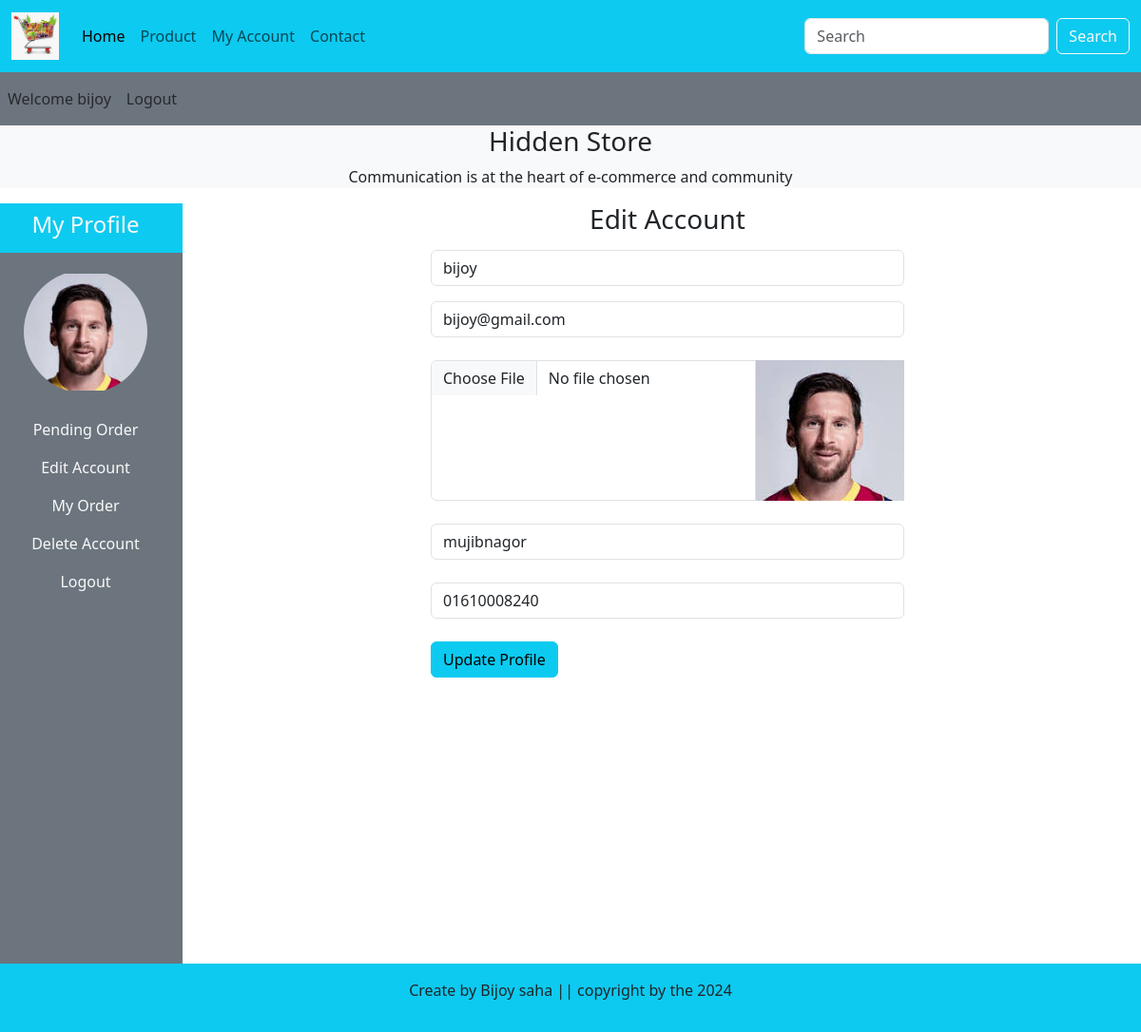
Screenshot of /user_area/user_profile.php?edit_account (signed in) with the database file from the repository.
### tables this page shows
CREATE TABLE `user` (
  `user_id` int(11) NOT NULL,
  `username` varchar(100) NOT NULL,
  `user_email` varchar(250) NOT NULL,
  `user_password` varchar(255) NOT NULL,
  `user_image` varchar(100) NOT NULL,
  `user_ip` varchar(100) NOT NULL,
  `user_address` varchar(255) NOT NULL,
  `user_mobile` varchar(20) NOT NULL
);

### user_area/edit_account.php (the view, shortened to what this page needs)
<!DOCTYPE html>
<html lang="en">
<head>
	<link href="https://cdn.jsdelivr.net/npm/bootstrap@5.3.3/dist/css/bootstrap.min.css" rel="stylesheet">
</head>
<body>
	<h3 class="text-center mb-3">Edit Account</h3>
	<?php
		if(isset($_GET['edit_account'])){
			$username = $_SESSION['username'];
			$select_sql = "SELECT * FROM user WHERE username = '$username'";
			$select_query = mysqli_query($conn,$select_sql);
			$row = mysqli_fetch_assoc($select_query);
			    $user_name = $row['username'];
			    $user_email = $row['user_email'];
			    $user_address = $row['user_address'];
			    $user_mobile = $row['user_mobile'];
			}
	?>
	<form action="" enctype="multipart/form-data" method="post">
		<div class="input-group m-auto mb-3 w-50">
	  	<input type="text" class="form-control" value="<?= $user_name; ?>" name="username">
		</div>
		<div class="input-group m-auto mb-4 w-50">
	  	<input type="email" class="form-control" name="email"  value="<?= $user_email; ?>">
		</div>
		<div class="input-group m-auto mb-4 w-50 d-flex">
	  	<input type="file" class="form-control" name="new_img">
	  	<img src="./user_images/<?= $images; ?>" alt="">
		</div>
		<div class="input-group m-auto mb-4 w-50">
	  	<input type="text" class="form-control" name="address"  value="<?= $user_address; ?>">
		</div>
		<div class="input-group m-auto mb-4 w-50">
	  	<input type="text" class="form-control" name="mobile"  value="<?= $user_mobile; ?>">
		</div>
		<div class="input-group m-auto mb-4 w-50">
	  	<input type="submit" value="Update Profile" class="btn btn-info" name="update_profile">
		</div>
	</form>
</body>
</html>

### user_area/user_profile.php (shortened to what this page needs)
<?php
include "../functions/common_function.php";
?>
<!DOCTYPE html>
<html lang="en">
<head>
	<link rel="stylesheet" href="https://cdnjs.cloudflare.com/ajax/libs/font-awesome/6.5.1/css/all.min.css"/>
	<link href="https://cdn.jsdelivr.net/npm/bootstrap@5.3.3/dist/css/bootstrap.min.css" rel="stylesheet">
	<link rel="stylesheet" href="../style.css" type="text/css">
</head>
<body>
	<div class="container-fluid bg-info p-0">
		<nav class="navbar navbar-expand-lg">
		  <div class="container-fluid">
		    <a class="navbar-brand" href="../index.php"><img src="../images/logo.jpg" alt="" class="logo"></a>
		    <div class="collapse navbar-collapse" id="navbarSupportedContent">
		      <ul class="navbar-nav me-auto mb-2 mb-lg-0">
		        <li class="nav-item">
		          <a class="nav-link active" aria-current="page" href="../index.php">Home</a>
		        </li>
		        <li class="nav-item">
		          <a class="nav-link" href="../all_product.php">Product</a>
		        </li>
		        <?php
		        	if(isset($_SESSION['username'])){
		        		echo "<li class='nav-item'>
		          	<a class='nav-link' href='user_profile.php'>My Account</a>
		        	</li>";
		        	}else{
		        		echo "<li class='nav-item'>
		          	<a class='nav-link' href='user_registation.php'>Register</a>
		        	</li>";
		        	}
		        ?>
		        <li class="nav-item">
		          <a class="nav-link" href="#">Contact</a>
		        </li>
		      </ul>
		      <form class="d-flex" role="search" action="search.php" method="get">
		        <input class="form-control me-2" type="text" name="search" placeholder="Search" aria-label="Search">
		        <input type="submit" name="submit" value="Search" class="btn btn-outline-light">
		      </form>
		    </div>
		  </div>
		</nav>
	</div>
<div class="navbar navbar-expand-lg bg-secondary navber-dark">
	<ul class="navbar-nav me-auto">
		<?php
			if(!isset($_SESSION['username'])){
				echo "<li class='nav-item'>
		    <a class='nav-link' href=''>Welcome Guest</a>
	  		</li>";
			}else{
				echo "<li class='nav-item'>
		    <a class='nav-link' href='#'>Welcome ". $_SESSION['username']." </a>
	  		</li>";
			}
		?>
	 	<?php
	 		if(!isset($_SESSION['username'])){
	 			echo "<li class='nav-item'>
		    <a class='nav-link' href='user_login.php'>Login</a>
	  		</li>";
	 		}else {
	 			echo "<li class='nav-item'>
		    <a class='nav-link' href='logout.php'>Logout</a>
	  		</li>";
	 		}
	 	?>
	</ul>
</div>
<div class="bg-light">
	<h3 class="text-center">Hidden Store</h3>
	<p class="text-center">Communication is at the heart of e-commerce and community</p>
</div>
<div class="row ">
	<div class="col-md-2 bg-danger p-0">
		<ul class="navbar-nav me-auto text-center bg-secondary" style="height: 100vh;">
			<li class="nav-item bg-info">
			   <a class="nav-link text-light" href="#"><h4>My Profile</h4></a>
		  </li>
		  <?php
		  	$user = $_SESSION['username'];
		  	$select_img = "SELECT * FROM user WHERE username = '$user'";
		  	$img_query = mysqli_query($conn,$select_img);
		  	$resutl = mysqli_fetch_assoc($img_query);
		  	$images = $resutl['user_image'];
		  ?>
			<li class="nav-item">
			   <a class="nav-link text-light" href="#"><img src="user_images/<?= $images; ?>" class="profile-pik" alt=""></a>
		  </li>
		  <li class="nav-item">
			   <a class="nav-link text-light" href="user_profile.php">Pending Order</a>
		  </li>
		  <li class="nav-item">
			   <a class="nav-link text-light" href="user_profile.php?edit_account">Edit Account</a>
		  </li>
		  <li class="nav-item">
			   <a class="nav-link text-light" href="user_profile.php?my_order">My Order</a>
		  </li>
		  <li class="nav-item">
			   <a class="nav-link text-light" href="user_profile.php?delete_account">Delete Account</a>
		  </li>
		  <li class="nav-item">
			   <a class="nav-link text-light" href="logout.php">Logout</a>
		  </li>
		</ul>
	</div>
	<div class="col-md-10 text-center">
		<?php
			if(isset($_GET['edit_account'])){
				include "edit_account.php";
			}
		?>
	</div>
</div>
<div class="container-fluid bg-info text-center p-3">
	<p>Create by Bijoy saha || copyright by the <?php echo date("Y"); ?></p>
</div>
</body>
</html>

### style.css (style rules this page uses)
* { margin: 0; padding: 0; box-sizing: border-box; }
html { overflow-x: hidden; }
.logo { width: 50px; height: 50px; }
.profile-pik { width: 150px; margin: auto; height: 150px; object-fit: contain; display: block; border-radius: 50%; padding: 10px; }

### rows the page displays
user: user_image (picture), username "bijoy", email "bijoy@gmail.com", address "mujibnagor", mobile "01610008240"

### other values shown
$_SESSION['username'] "bijoy"
